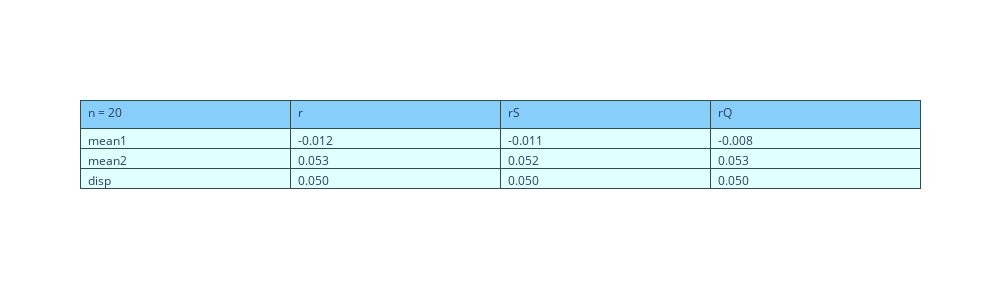
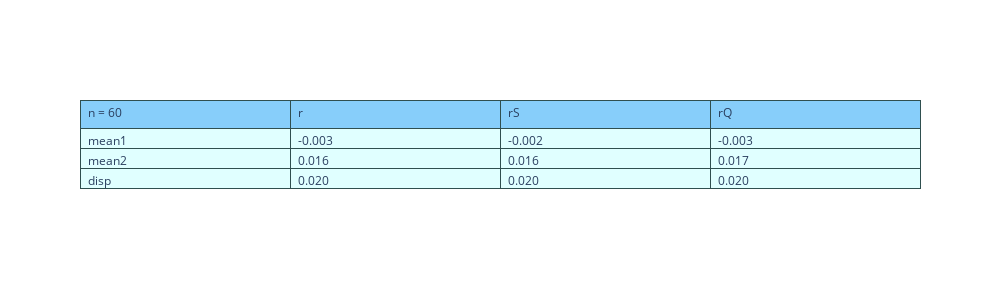
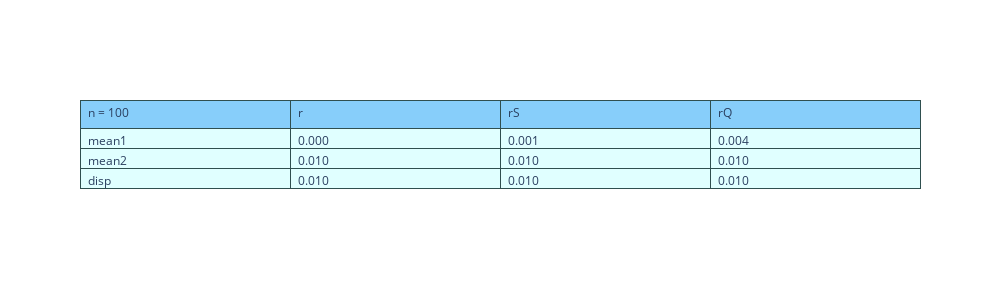

The notebook cell these images were saved under, in order:
### Code cell
f = N_(0,0,1,1,0)
Draw(f,20)
Draw(f,60)
Draw(f,100)

### Figure 1 — Plotly figure (JSON) as saved in the notebook; plotly's stock layout.template omitted (floating-point values rounded to 4 significant figures)
{"data": [{"cells": {"align": "left", "fill": {"color": "lightcyan"}, "format": ["", ".3f"], "line": {"color": "darkslategray"}, "values": [["mean1", "mean2", "disp"], [-0.01161, 0.0534, 0.05], [-0.0112, 0.05151, 0.05], [-0.008076, 0.05337, 0.05]]}, "header": {"align": "left", "fill": {"color": "lightskyblue"}, "line": {"color": "darkslategray"}, "values": ["n = 20", "r", "rS", "rQ"]}, "type": "table"}], "layout": {"height": 300, "width": 1000}}

### Figure 2 — Plotly figure (JSON) as saved in the notebook; plotly's stock layout.template omitted (floating-point values rounded to 4 significant figures)
{"data": [{"cells": {"align": "left", "fill": {"color": "lightcyan"}, "format": ["", ".3f"], "line": {"color": "darkslategray"}, "values": [["mean1", "mean2", "disp"], [-0.002786, 0.01623, 0.02], [-0.001997, 0.01614, 0.02], [-0.003054, 0.01683, 0.02]]}, "header": {"align": "left", "fill": {"color": "lightskyblue"}, "line": {"color": "darkslategray"}, "values": ["n = 60", "r", "rS", "rQ"]}, "type": "table"}], "layout": {"height": 300, "width": 1000}}

### Figure 3 — Plotly figure (JSON) as saved in the notebook; plotly's stock layout.template omitted (floating-point values rounded to 4 significant figures)
{"data": [{"cells": {"align": "left", "fill": {"color": "lightcyan"}, "format": ["", ".3f"], "line": {"color": "darkslategray"}, "values": [["mean1", "mean2", "disp"], [-0.0002138, 0.009716, 0.01], [0.001141, 0.009912, 0.01], [0.003885, 0.01019, 0.01]]}, "header": {"align": "left", "fill": {"color": "lightskyblue"}, "line": {"color": "darkslategray"}, "values": ["n = 100", "r", "rS", "rQ"]}, "type": "table"}], "layout": {"height": 300, "width": 1000}}
